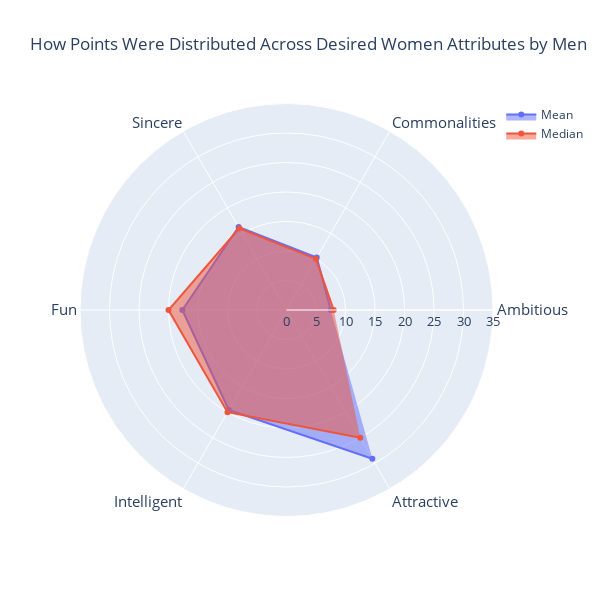

Source (notebook cell):
### Code cell
web_male_alloc = go.Figure()

web_male_alloc.add_trace(go.Scatterpolar(
      r=data_male_alloc_trim_stat['Mean'],
      theta=data_male_alloc_trim_stat['Attributes'],
      fill='toself',
      name='Mean'
))
web_male_alloc.add_trace(go.Scatterpolar(
      r=data_male_alloc_trim_stat['Median'],
      theta=data_male_alloc_trim_stat['Attributes'],
      fill='toself',
      name='Median'
))

web_male_alloc.update_layout(
    title='How Points Were Distributed Across Desired Women Attributes by Men',
    polar=dict(
        radialaxis=dict(
            visible=True,
            range=[0, 35],
            tickfont=dict(size=13)
        ),
        angularaxis=dict(
            tickfont=dict(size=15)
        )
    ),
    showlegend=True,
    width=600,
    height=600,
    font=dict(size=12)
)

web_male_alloc.show()

### Figure 1 — Plotly figure (JSON) as saved in the notebook; plotly's stock layout.template omitted (floating-point values rounded to 4 significant figures)
{"data": [{"fill": "toself", "name": "Mean", "r": [7.499, 10.26, 16.23, 17.66, 19.56, 29.11], "theta": ["Ambitious", "Commonalities", "Sincere", "Fun", "Intelligent", "Attractive"], "type": "scatterpolar"}, {"fill": "toself", "name": "Median", "r": [8, 10, 16, 20, 20, 25], "theta": ["Ambitious", "Commonalities", "Sincere", "Fun", "Intelligent", "Attractive"], "type": "scatterpolar"}], "layout": {"font": {"size": 12}, "height": 600, "polar": {"angularaxis": {"tickfont": {"size": 15}}, "radialaxis": {"range": [0, 35], "tickfont": {"size": 13}, "visible": true}}, "showlegend": true, "title": {"text": "How Points Were Distributed Across Desired Women Attributes by Men"}, "width": 600}}
